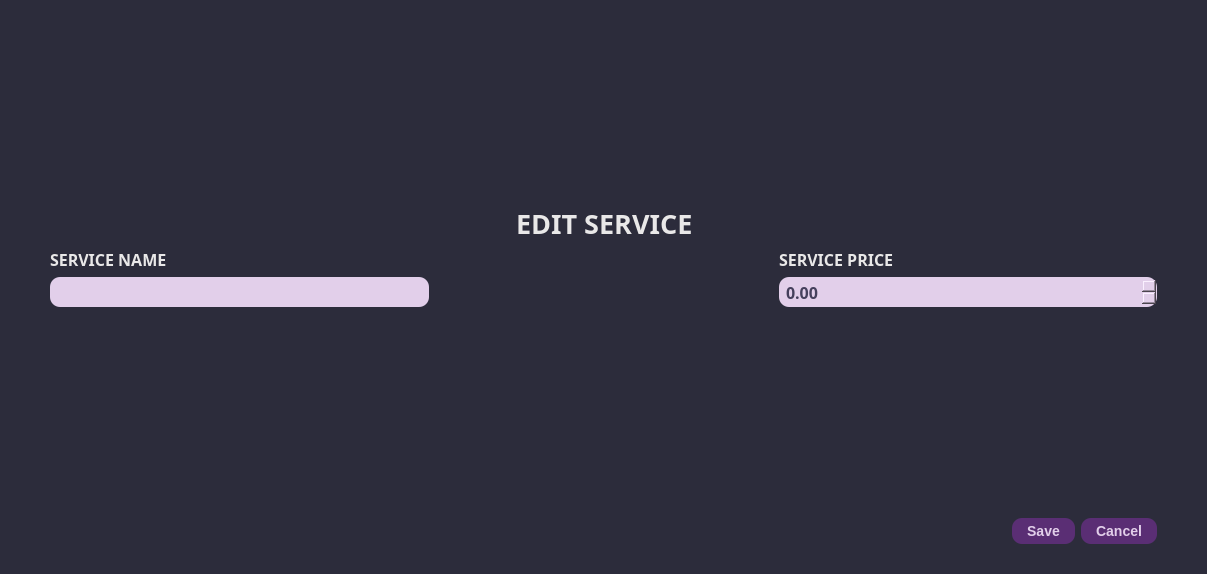
<?xml version="1.0" encoding="UTF-8"?>
<ui version="4.0">
 <class>Dialog</class>
 <widget class="QDialog" name="Dialog">
  <property name="windowModality">
   <enum>Qt::ApplicationModal</enum>
  </property>
  <property name="geometry">
   <rect>
    <x>0</x>
    <y>0</y>
    <width>1207</width>
    <height>574</height>
   </rect>
  </property>
  <property name="minimumSize">
   <size>
    <width>0</width>
    <height>0</height>
   </size>
  </property>
  <property name="maximumSize">
   <size>
    <width>16777215</width>
    <height>16777215</height>
   </size>
  </property>
  <property name="contextMenuPolicy">
   <enum>Qt::DefaultContextMenu</enum>
  </property>
  <property name="windowTitle">
   <string>Edit Service</string>
  </property>
  <property name="styleSheet">
   <string notr="true"/>
  </property>
  <layout class="QGridLayout" name="gridLayout_5">
   <property name="leftMargin">
    <number>0</number>
   </property>
   <property name="topMargin">
    <number>0</number>
   </property>
   <property name="rightMargin">
    <number>0</number>
   </property>
   <property name="bottomMargin">
    <number>0</number>
   </property>
   <item row="0" column="0">
    <widget class="QWidget" name="widget" native="true">
     <property name="sizePolicy">
      <sizepolicy hsizetype="Preferred" vsizetype="Preferred">
       <horstretch>0</horstretch>
       <verstretch>0</verstretch>
      </sizepolicy>
     </property>
     <property name="styleSheet">
      <string notr="true">QWidget{
	background-color: #2C2C3B;
}

QLabel{
	color: #E9E8E8;
}

QLineEdit, QComboBox, QDoubleSpinBox{
	background-color: #E2CFEA;
	border: none;
	height: 30px;
	border-radius: 10px;
	color: #45405C;
	padding-left: 5px;
	padding-right: 5px;
}

QMenu{
	background-color: white;
}

   QMenu::item:selected {
                background-color: #555;
                color: white;
            }

QComboBox QAbstractItemView {
	background-color: #E2CFEA;
	color: #45405C;
}

QPushButton {
                background-color: #5A2E74;  /* Background color of the buttons */
                color: #E2CFEA;              /* Text color of the buttons */
                border: none;               /* Remove button border */
                border-radius: 10px;         /* Border radius of the buttons */
                padding: 5px 15px;          /* Padding inside the buttons */
                font-size: 14px;            /* Font size of the button text */
				font-weight: bold;
}

QPushButton:hover {
                background-color: #745288;  /* Background color on hover */
}
QPushButton:pressed {
                background-color: #6B4483;  /* Background color on press */
}</string>
     </property>
     <layout class="QGridLayout" name="gridLayout_2">
      <property name="leftMargin">
       <number>50</number>
      </property>
      <property name="topMargin">
       <number>20</number>
      </property>
      <property name="rightMargin">
       <number>50</number>
      </property>
      <property name="bottomMargin">
       <number>30</number>
      </property>
      <item row="1" column="0">
       <layout class="QGridLayout" name="gridLayout">
        <item row="1" column="1" colspan="3">
         <spacer name="horizontalSpacer">
          <property name="orientation">
           <enum>Qt::Horizontal</enum>
          </property>
          <property name="sizeHint" stdset="0">
           <size>
            <width>338</width>
            <height>20</height>
           </size>
          </property>
         </spacer>
        </item>
        <item row="0" column="3" colspan="2">
         <spacer name="horizontalSpacer_9">
          <property name="orientation">
           <enum>Qt::Horizontal</enum>
          </property>
          <property name="sizeHint" stdset="0">
           <size>
            <width>430</width>
            <height>17</height>
           </size>
          </property>
         </spacer>
        </item>
        <item row="1" column="4">
         <layout class="QVBoxLayout" name="verticalLayout_16">
          <item>
           <layout class="QVBoxLayout" name="verticalLayout_6">
            <item>
             <widget class="QLabel" name="label_8">
              <property name="font">
               <font>
                <family>JetBrains Mono</family>
                <pointsize>12</pointsize>
                <bold>true</bold>
               </font>
              </property>
              <property name="text">
               <string>SERVICE PRICE</string>
              </property>
             </widget>
            </item>
            <item>
             <widget class="QDoubleSpinBox" name="service_price">
              <property name="font">
               <font>
                <family>JetBrains Mono</family>
                <pointsize>12</pointsize>
                <bold>true</bold>
               </font>
              </property>
              <property name="maximum">
               <double>50000.000000000000000</double>
              </property>
             </widget>
            </item>
            <item>
             <spacer name="horizontalSpacer_3">
              <property name="orientation">
               <enum>Qt::Horizontal</enum>
              </property>
              <property name="sizeHint" stdset="0">
               <size>
                <width>40</width>
                <height>20</height>
               </size>
              </property>
             </spacer>
            </item>
           </layout>
          </item>
         </layout>
        </item>
        <item row="1" column="0">
         <layout class="QVBoxLayout" name="verticalLayout_15">
          <item>
           <layout class="QVBoxLayout" name="verticalLayout">
            <item>
             <widget class="QLabel" name="label_2">
              <property name="font">
               <font>
                <family>JetBrains Mono</family>
                <pointsize>12</pointsize>
                <bold>true</bold>
               </font>
              </property>
              <property name="text">
               <string>SERVICE NAME</string>
              </property>
             </widget>
            </item>
            <item>
             <widget class="QLineEdit" name="service_name">
              <property name="font">
               <font>
                <family>JetBrains Mono</family>
                <pointsize>12</pointsize>
                <bold>true</bold>
               </font>
              </property>
              <property name="focusPolicy">
               <enum>Qt::StrongFocus</enum>
              </property>
              <property name="styleSheet">
               <string notr="true"/>
              </property>
             </widget>
            </item>
            <item>
             <spacer name="horizontalSpacer_2">
              <property name="orientation">
               <enum>Qt::Horizontal</enum>
              </property>
              <property name="sizeHint" stdset="0">
               <size>
                <width>40</width>
                <height>20</height>
               </size>
              </property>
             </spacer>
            </item>
           </layout>
          </item>
         </layout>
        </item>
        <item row="0" column="2">
         <widget class="QLabel" name="label">
          <property name="font">
           <font>
            <family>JetBrains Mono</family>
            <pointsize>20</pointsize>
            <bold>true</bold>
           </font>
          </property>
          <property name="styleSheet">
           <string notr="true"/>
          </property>
          <property name="text">
           <string>EDIT SERVICE</string>
          </property>
         </widget>
        </item>
        <item row="0" column="0" colspan="2">
         <spacer name="horizontalSpacer_8">
          <property name="orientation">
           <enum>Qt::Horizontal</enum>
          </property>
          <property name="sizeHint" stdset="0">
           <size>
            <width>459</width>
            <height>17</height>
           </size>
          </property>
         </spacer>
        </item>
       </layout>
      </item>
      <item row="0" column="0">
       <spacer name="verticalSpacer">
        <property name="orientation">
         <enum>Qt::Vertical</enum>
        </property>
        <property name="sizeHint" stdset="0">
         <size>
          <width>20</width>
          <height>40</height>
         </size>
        </property>
       </spacer>
      </item>
      <item row="3" column="0">
       <layout class="QHBoxLayout" name="horizontalLayout_2">
        <item>
         <spacer name="horizontalSpacer_11">
          <property name="orientation">
           <enum>Qt::Horizontal</enum>
          </property>
          <property name="sizeHint" stdset="0">
           <size>
            <width>848</width>
            <height>20</height>
           </size>
          </property>
         </spacer>
        </item>
        <item>
         <widget class="QPushButton" name="save_service_button">
          <property name="text">
           <string>Save</string>
          </property>
          <property name="icon">
           <iconset>
            <normaloff>../static/icons/save_button_light.svg</normaloff>../static/icons/save_button_light.svg</iconset>
          </property>
         </widget>
        </item>
        <item>
         <widget class="QPushButton" name="cancel_edit_service_button">
          <property name="text">
           <string>Cancel</string>
          </property>
          <property name="icon">
           <iconset>
            <normaloff>../static/icons/cancel_button_light.svg</normaloff>../static/icons/cancel_button_light.svg</iconset>
          </property>
          <property name="checkable">
           <bool>true</bool>
          </property>
          <property name="checked">
           <bool>false</bool>
          </property>
         </widget>
        </item>
        <item>
         <layout class="QHBoxLayout" name="horizontalLayout">
          <property name="spacing">
           <number>0</number>
          </property>
         </layout>
        </item>
       </layout>
      </item>
      <item row="2" column="0">
       <spacer name="verticalSpacer_9">
        <property name="orientation">
         <enum>Qt::Vertical</enum>
        </property>
        <property name="sizeHint" stdset="0">
         <size>
          <width>20</width>
          <height>4</height>
         </size>
        </property>
       </spacer>
      </item>
     </layout>
    </widget>
   </item>
  </layout>
 </widget>
 <resources/>
 <connections/>
</ui>
